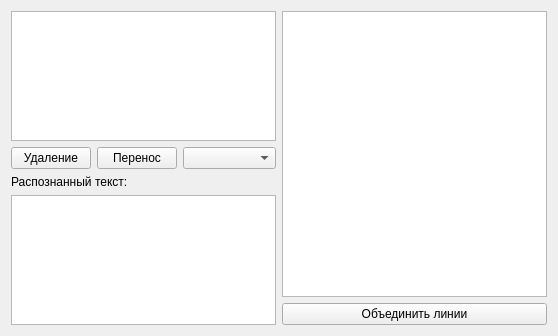
<?xml version="1.0" encoding="UTF-8"?>
<ui version="4.0">
 <class>ClassificWidget</class>
 <widget class="QWidget" name="ClassificWidget">
  <property name="geometry">
   <rect>
    <x>0</x>
    <y>0</y>
    <width>558</width>
    <height>336</height>
   </rect>
  </property>
  <property name="windowTitle">
   <string>Form</string>
  </property>
  <layout class="QHBoxLayout" name="horizontalLayout_2">
   <item>
    <layout class="QVBoxLayout" name="verticalLayout">
     <item>
      <widget class="QListWidget" name="listWidget"/>
     </item>
     <item>
      <layout class="QHBoxLayout" name="horizontalLayout" stretch="1,1,10">
       <item>
        <widget class="QPushButton" name="lasso">
         <property name="sizePolicy">
          <sizepolicy hsizetype="Fixed" vsizetype="Fixed">
           <horstretch>0</horstretch>
           <verstretch>0</verstretch>
          </sizepolicy>
         </property>
         <property name="text">
          <string>Удаление</string>
         </property>
         <property name="checkable">
          <bool>true</bool>
         </property>
         <attribute name="buttonGroup">
          <string notr="true">buttonGroup</string>
         </attribute>
        </widget>
       </item>
       <item>
        <widget class="QPushButton" name="lassoMove">
         <property name="text">
          <string>Перенос</string>
         </property>
         <property name="checkable">
          <bool>true</bool>
         </property>
         <attribute name="buttonGroup">
          <string notr="true">buttonGroup</string>
         </attribute>
        </widget>
       </item>
       <item>
        <widget class="QComboBox" name="comboBox"/>
       </item>
      </layout>
     </item>
     <item>
      <widget class="QLabel" name="label">
       <property name="text">
        <string>Распознанный текст:</string>
       </property>
      </widget>
     </item>
     <item>
      <widget class="QPlainTextEdit" name="plainTextEdit">
       <property name="enabled">
        <bool>true</bool>
       </property>
       <property name="readOnly">
        <bool>true</bool>
       </property>
      </widget>
     </item>
    </layout>
   </item>
   <item>
    <layout class="QVBoxLayout" name="verticalLayout_2">
     <item>
      <widget class="QListWidget" name="listWidget_2">
       <property name="selectionMode">
        <enum>QAbstractItemView::MultiSelection</enum>
       </property>
      </widget>
     </item>
     <item>
      <widget class="QPushButton" name="catLinesButton">
       <property name="text">
        <string>Объединить линии</string>
       </property>
      </widget>
     </item>
    </layout>
   </item>
  </layout>
 </widget>
 <resources/>
 <connections/>
 <buttongroups>
  <buttongroup name="buttonGroup"/>
 </buttongroups>
</ui>
